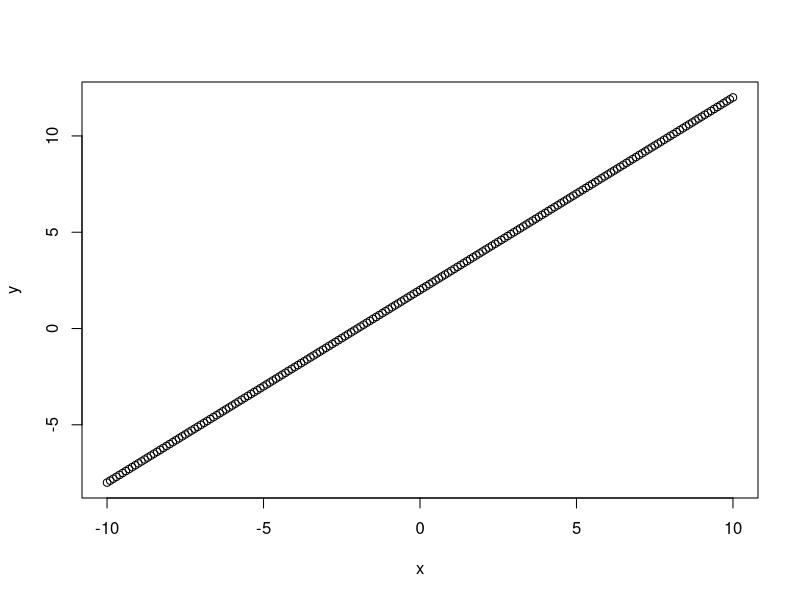
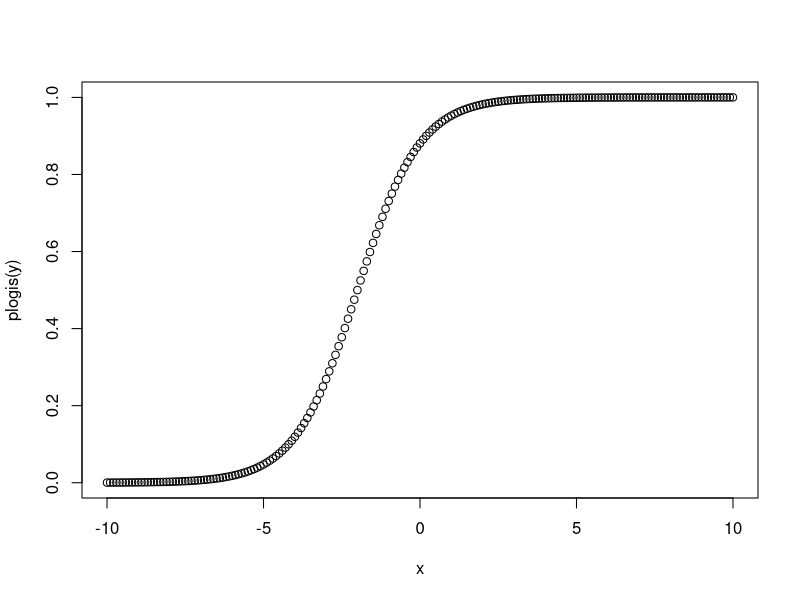
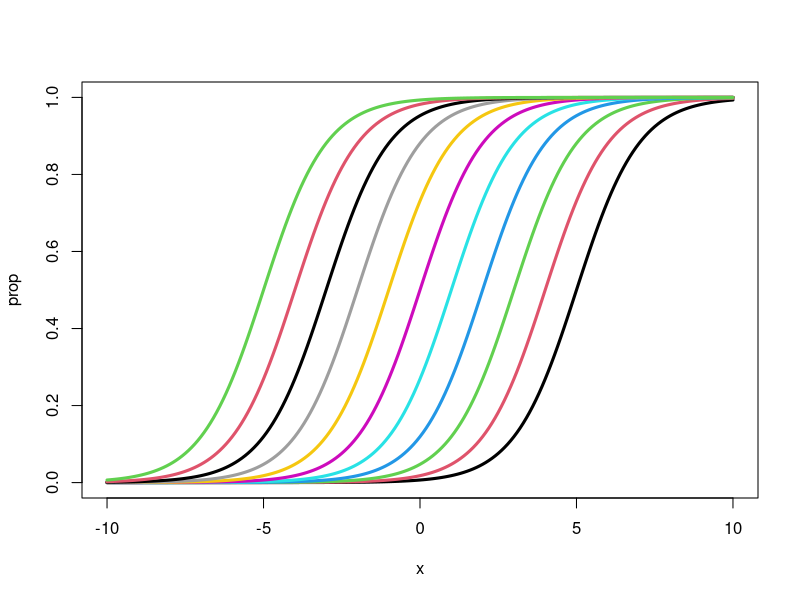
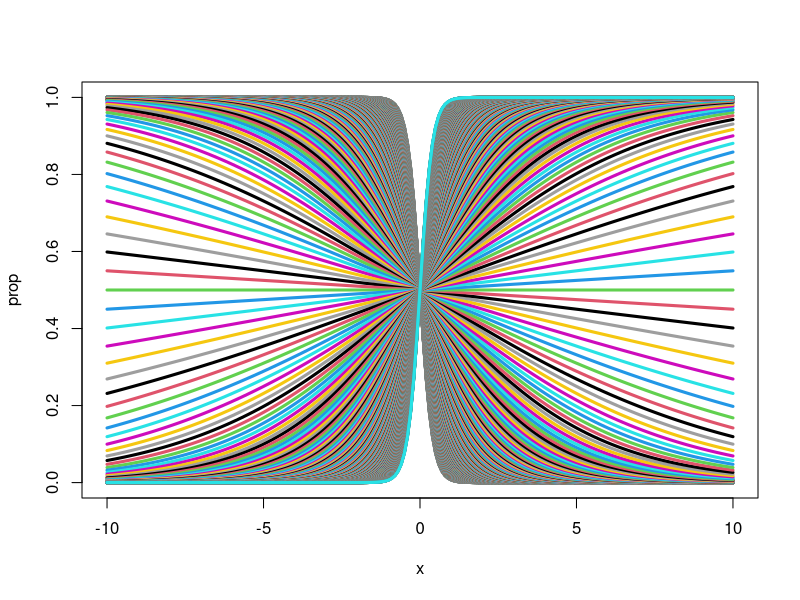
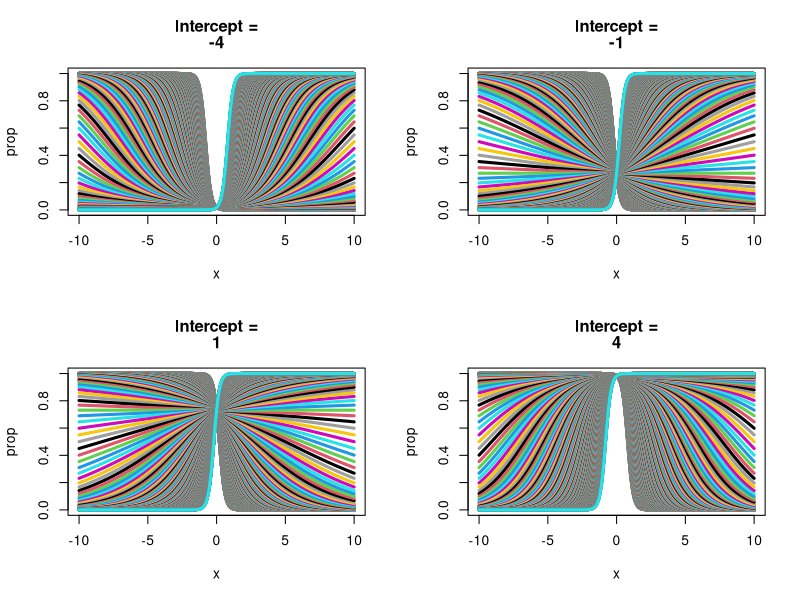

R code for these plots, in order:
##This script explores how changing the slope and intercept of a logistic regression affects its shape
#####lalalalal

###First, let's create an equation for a straight line; this is in 'logit space' and the equation is y=mx+b
b=2
m=1
x=seq(from=-10, to=10, by =0.1)
y=m*x+b
plot(y~x) ##We now have a straight line and we can backtransform it into proportional space
plot(plogis(y)~x) ###This works and we now have a logistic curve

##What happens if we change the intercept?
###We are now going to create a bunch of curves with differing intercepts and keep the slope constant
###Need to create a data frame with different intercepts
b=seq(-5, 5, 1) #We will be looking at values of b from -5 to 5, so we should have 11 lines total
y=NULL
# y=rep(0, length(x)*length(b)) #This creates an empty vector we will populate with y values with differing intercepts. The total number of values of lines equals the number of x values we have multiplied by the number of intercept values we have
for(i in 1:length(b)){
	y1=m*x+b[i]
	y=c(y, y1)
}

#Create data frame to expand b
b.exp=NULL
for(i in 1:length(b)){
	b.exp.1=rep(b[i], length(x))
	b.exp=c(b.exp, b.exp.1)
}

##Now let's create the data frame
dat=data.frame(y=y, x=rep(x, length(b)), b=b.exp)
head(dat)
dat$prop=plogis(dat$y)

plot(prop~x, data=dat, type='n')
for(i in 1:length(unique(dat$b))){
	lines(prop~x, data=dat[dat$b==unique(dat$b)[i],], col=i, lwd=3)
}


####For slope
##What happens if we change the intercept?
###We are now going to create a bunch of curves with differing intercepts and keep the slope constant
###Need to create a data frame with different intercepts
b=0
m=seq(-5, 5, by =0.02) #We will be looking at values of b from -5 to 5, so we should have 11 lines total
y=NULL
# y=rep(0, length(x)*length(b)) #This creates an empty vector we will populate with y values with differing intercepts. The total number of values of lines equals the number of x values we have multiplied by the number of intercept values we have
for(i in 1:length(m)){
	y1=m[i]*x+b
	y=c(y, y1)
}

#Create data frame to expand b
m.exp=NULL
for(i in 1:length(m)){
	m.exp.1=rep(m[i], length(x))
	m.exp=c(m.exp, m.exp.1)
}

##Now let's create the data frame
dat=data.frame(y=y, x=rep(x, length(m)), m=m.exp)
head(dat)
dat$prop=plogis(dat$y)

plot(prop~x, data=dat, type='n')
for(i in 1:length(unique(dat$m))){
	lines(prop~x, data=dat[dat$m==unique(dat$m)[i],], col=i, lwd=3)
}

###For visualization purposes, I'm going to create an nxn plot where the intercept stays constant in each plot and the slope varies. But I'll be doing this for multiple intercepts
##Let's start with a 2x2 plot
##Might need to create a nested forloop

#Intercepts = -2, -1, 1, 2 #We already know what 0 looks like
b=c(-4,-1, 1,4)
m=seq(-5, 5, by =0.02)
x=seq(from=-10, to=10, by =0.1)
par(mfrow=c(2,2))

for(j in 1:length(b)){
		y=NULL
		m.exp=NULL
	for(i in 1:length(m)){
	y1=m[i]*x+b[j]
	y=c(y, y1)
	
	#Create data frame to expand b
	m.exp.1=rep(m[i], length(x))
	m.exp=c(m.exp, m.exp.1)
	}

##Now let's create the data frame
dat=data.frame(y=y, x=rep(x, length(m)), m=m.exp)
head(dat)
dat$prop=plogis(dat$y)
	
	plot(prop~x, data=dat, type='n')
	title(main=c('Intercept =', print(b[j])))
for(k in 1:length(unique(dat$m))){
	lines(prop~x, data=dat[dat$m==unique(dat$m)[k],], col=k, lwd=3)
}
}
